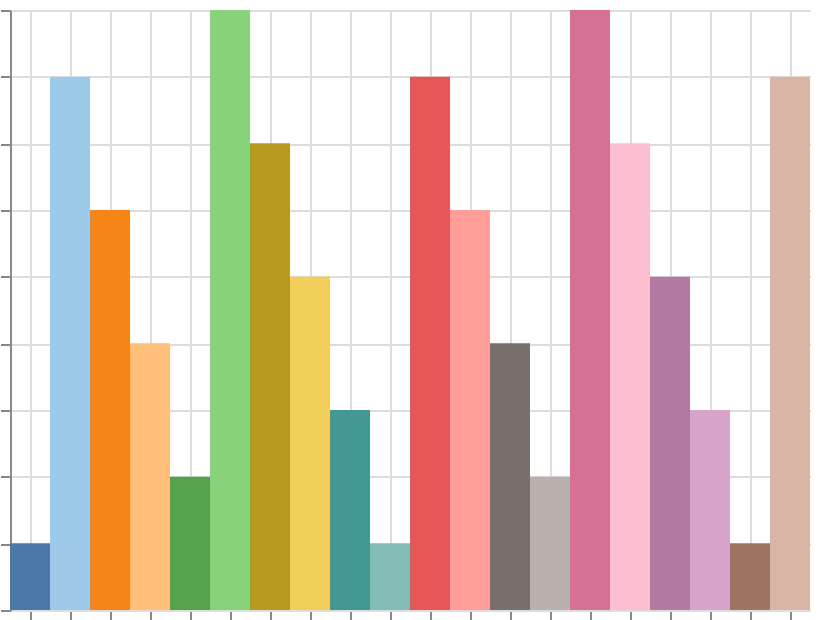

Specify this chart in Vega-Lite:
### Vega specification from a JSON file in a GitHub repository (floating-point values rounded to 4 significant figures)
{"$schema": "https://vega.github.io/schema/vega/v6.json", "width": 400, "height": 300, "padding": 5, "autosize": "none", "data": [{"name": "table", "values": [{"cat": "A", "val": 1}, {"cat": "B", "val": 8}, {"cat": "C", "val": 6}, {"cat": "D", "val": 4}, {"cat": "E", "val": 2}, {"cat": "F", "val": 9}, {"cat": "G", "val": 7}, {"cat": "H", "val": 5}, {"cat": "I", "val": 3}, {"cat": "J", "val": 1}, {"cat": "K", "val": 8}, {"cat": "L", "val": 6}, {"cat": "M", "val": 4}, {"cat": "N", "val": 2}, {"cat": "O", "val": 9}, {"cat": "P", "val": 7}, {"cat": "Q", "val": 5}, {"cat": "R", "val": 3}, {"cat": "S", "val": 1}, {"cat": "T", "val": 8}]}], "scales": [{"name": "x", "type": "band", "domain": {"data": "table", "field": "cat", "sort": true}, "range": "width"}, {"name": "y", "type": "linear", "domain": {"data": "table", "field": "val"}, "range": [{"signal": "height"}, 0], "zero": true, "nice": true}, {"name": "color", "type": "ordinal", "domain": {"data": "table", "field": "cat", "sort": true}, "range": {"scheme": "tableau20"}}], "marks": [{"type": "rect", "from": {"data": "table"}, "encode": {"update": {"x": {"scale": "x", "field": "cat"}, "width": {"scale": "x", "band": 1}, "y": {"scale": "y", "field": "val"}, "y2": {"scale": "y", "value": 0}, "fill": {"scale": "color", "field": "cat"}}}}], "axes": [{"scale": "x", "orient": "bottom", "grid": true, "labels": false}, {"scale": "y", "orient": "left", "grid": true, "labels": false}], "legends": [{"fill": "color"}]}
